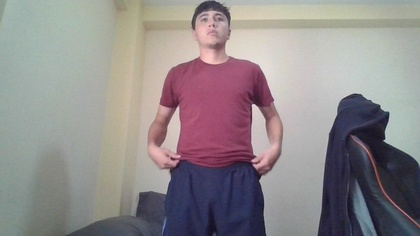
%> input picture proyecto-inteligencia-artificial/application/images/yo.jpg, 420 x 236 px, shrunk from 1280 x 720 before the run
$ octave image_division_regionprops.m   (GNU Octave 9; MATLAB toolbox functions it lacks are replaced by stand-ins)
%> lines starting %> are read from the running program, lines starting %| are printed output that depends on the picture; in (x1, y1, x2, y2) boxes, pixels count from 0 and x2, y2 are one past the last pixel; in counts of white or black regions, pixels touching at a corner belong together; the program's own positions count from 1
clc; clear; close all;

img_path = 'images\yo.jpg';
m = 1;
n = 2;

img = imread(img_path);
%> img is the input picture: size 236x420x3 uint8; mean R, G, B 145.2, 138.9, 140.2
imgGray = rgb2gray(img);
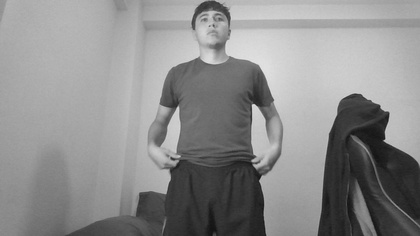
%> imgGray: size 236x420 uint8; min 19, max 229, mean 140.9
imgBw = im2bw(imgGray);
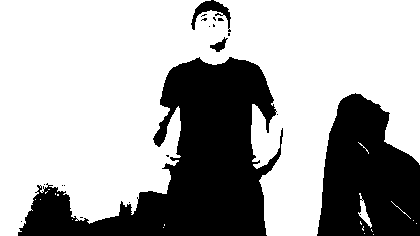
%> imgBw: size 236x420 logical; 67.4% white; 20 black regions (16 under 20 px)

props = regionprops(imgBw, 'Area', 'BoundingBox', 'Image');
%> props = 20 regions; largest, box (x1, y1, x2, y2) and Area: (0, 0, 420, 236) 66574, (358, 193, 372, 228) 164, (391, 201, 411, 219) 21, (358, 142, 369, 154) 17, (362, 226, 364, 231) 6
biggest_area = find([props.Area] == max([props.Area]));
%> biggest_area = 1
biggest_area_props = props(biggest_area);
%> biggest_area_props = 1 region; box (x1, y1, x2, y2) and Area: (0, 0, 420, 236) 66574

%% Bounding box
subplot(m,n,1);
imshow(img);
hold on
for area = 1: 7
    current_area = props(area);
    for i=1: length(current_area)
        rectangle('position', current_area.BoundingBox, 'EdgeColor','r','LineWidth',2);
    end
end
%> this loop made 7 passes
%> current_area on passes 1 to 7: {Area 66574, BoundingBox [0.5 0.5 420 236]}, {Area 1, BoundingBox [35.5 199.5 1 1], Image true}, {Area 1, BoundingBox [40.5 199.5 1 1], Image true}, {Area 4, BoundingBox [45.5 191.5 3 3]}, {Area 2, BoundingBox [48.5 189.5 2 1], Image [1 1]}, {Area 2, BoundingBox [55.5 193.5 1 2], Image [1 1]}, {Area 4, BoundingBox [57.5 194.5 2 2], Image [1 1 1 1]}

hold off
title('BoudingBox')
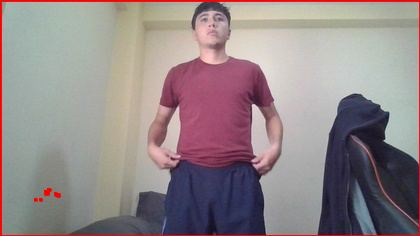
%> figure redrawn from the program's plot data; its title reads 'BoudingBox'

%% region props
props = regionprops(imgBw, 'Area', 'Centroid','BoundingBox');
%> props = 20 regions; largest, box (x1, y1, x2, y2), Area and Centroid: (0, 0, 420, 236) 66574 [190.8 95.1], (358, 193, 372, 228) 164 [364.9 213.1], (391, 201, 411, 219) 21 [401.7 210.6], (358, 142, 369, 154) 17 [364.4 148], (362, 226, 364, 231) 6 [363.7 229.2]
biggest_area = find([props.Area] == max([props.Area]));
biggest_area_props = props(biggest_area);
%> biggest_area_props = 1 region; box (x1, y1, x2, y2), Area and Centroid: (0, 0, 420, 236) 66574 [190.8 95.1]
imshow(imgBw);
hold on
for i=1: length(props)
    rectangle('position', props(i).BoundingBox, 'EdgeColor','r','LineWidth',2);
end
%> this loop made 20 passes
hold off
title('BoudingBox')

%% Image
subplot(m,n,2);
regionBox = props(biggest_area).BoundingBox;
%> regionBox = [0.5 0.5 420 236]
newImg1 = imcrop(img, regionBox);
imshow(props(biggest_area).Image);
%> (this line was passed over: imshow is not available in this run)
title('Image')
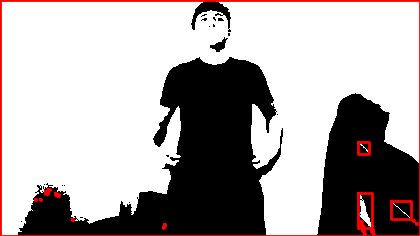
%> figure redrawn from the program's plot data; its title reads 'BoudingBox'

$ run again, with proyecto-inteligencia-artificial/application/images/1.jpg copied over proyecto-inteligencia-artificial/application/images/yo.jpg
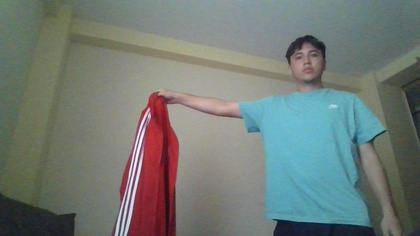
%> input picture proyecto-inteligencia-artificial/application/images/1.jpg, 420 x 236 px, shrunk from 1280 x 720 before the run
%> img is the input picture: size 236x420x3 uint8; mean R, G, B 114.3, 122.8, 118
%> `imgBw = im2bw(imgGray);`:
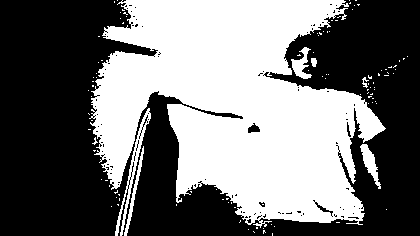
%> imgBw: size 236x420 logical; 44.9% white; 109 white regions (102 under 20 px)
%> `props = regionprops(imgBw, 'Area', 'BoundingBox', 'Image');`: props = 109 regions; largest, box (x1, y1, x2, y2) and Area: (89, 0, 386, 228) 42587, (115, 108, 151, 236) 673, (360, 144, 381, 189) 358, (291, 47, 312, 79) 306, (124, 146, 144, 236) 286
%> biggest_area = 4
%> `biggest_area_props = props(biggest_area);`: biggest_area_props = 1 region; box (x1, y1, x2, y2) and Area: (89, 0, 386, 228) 42587
%> the loop `for area = 1: 7` made 7 passes
%> current_area on passes 1 to 7: {Area 1, BoundingBox [88.5 90.5 1 1], Image true}, {Area 2, BoundingBox [88.5 113.5 2 2], Image [1 0 0 1]}, {Area 3, BoundingBox [88.5 129.5 3 1], Image [1 1 1]}, {Area 42587, BoundingBox [89.5 0.5 297 228]}, {Area 1, BoundingBox [91.5 96.5 1 1], Image true}, {Area 2, BoundingBox [91.5 120.5 2 1], Image [1 1]}, {Area 2, BoundingBox [92.5 81.5 2 1], Image [1 1]}
%> `props = regionprops(imgBw, 'Area', 'Centroid','BoundingBox');`: props = 109 regions; largest, box (x1, y1, x2, y2), Area and Centroid: (89, 0, 386, 228) 42587 [236.1 106], (115, 108, 151, 236) 673 [133 173.2], (360, 144, 381, 189) 358 [370.8 163.8], (291, 47, 312, 79) 306 [302 65.5], (124, 146, 144, 236) 286 [134.8 193.8]
%> `biggest_area_props = props(biggest_area);`: biggest_area_props = 1 region; box (x1, y1, x2, y2), Area and Centroid: (89, 0, 386, 228) 42587 [236.1 106]
%> the loop `for i=1: length(props)` made 109 passes
%> regionBox = [89.5 0.5 297 228]
%> `title('Image')`:
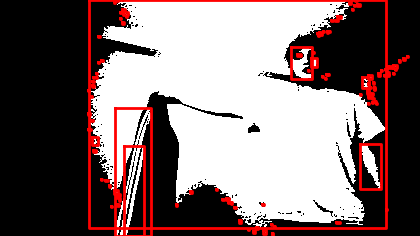
%> figure redrawn from the program's plot data; its title reads 'BoudingBox'

$ run again, with proyecto-inteligencia-artificial/application/images/3.jpg copied over proyecto-inteligencia-artificial/application/images/yo.jpg
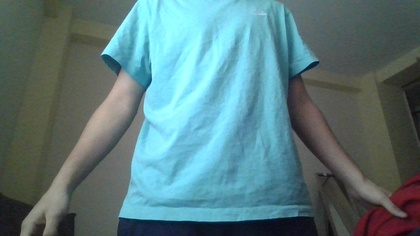
%> input picture proyecto-inteligencia-artificial/application/images/3.jpg, 420 x 236 px, shrunk from 1280 x 720 before the run
%> img is the input picture: size 236x420x3 uint8; mean R, G, B 90, 122, 125.5
%> `imgBw = im2bw(imgGray);`:
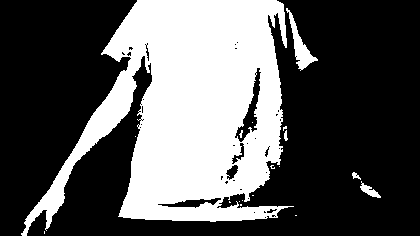
%> imgBw: size 236x420 logical; 34.9% white; 18 white regions (13 under 20 px)
%> `props = regionprops(imgBw, 'Area', 'BoundingBox', 'Image');`: props = 18 regions; largest, box (x1, y1, x2, y2) and Area: (21, 0, 294, 236) 33783, (286, 8, 318, 71) 547, (360, 181, 381, 198) 138, (352, 172, 361, 180) 36, (284, 130, 288, 141) 29
%> biggest_area = 1
%> `biggest_area_props = props(biggest_area);`: biggest_area_props = 1 region; box (x1, y1, x2, y2) and Area: (21, 0, 294, 236) 33783
%> the loop `for area = 1: 7` made 7 passes
%> current_area on passes 1 to 7: {Area 33783, BoundingBox [21.5 0.5 273 236]}, {Area 3, BoundingBox [44.5 231.5 1 3], Image [1 1 1]}, {Area 1, BoundingBox [135.5 136.5 1 1], Image true}, {Area 3, BoundingBox [229.5 201.5 2 2], Image [1 0 1 1]}, {Area 17, BoundingBox [239.5 130.5 4 8]}, {Area 1, BoundingBox [239.5 201.5 1 1], Image true}, {Area 4, BoundingBox [240.5 204.5 2 2], Image [1 1 1 1]}
%> `props = regionprops(imgBw, 'Area', 'Centroid','BoundingBox');`: props = 18 regions; largest, box (x1, y1, x2, y2), Area and Centroid: (21, 0, 294, 236) 33783 [191.3 109.6], (286, 8, 318, 71) 547 [300.8 47.3], (360, 181, 381, 198) 138 [370.1 191.5], (352, 172, 361, 180) 36 [356.3 176.4], (284, 130, 288, 141) 29 [286.3 136.5]
%> `biggest_area_props = props(biggest_area);`: biggest_area_props = 1 region; box (x1, y1, x2, y2), Area and Centroid: (21, 0, 294, 236) 33783 [191.3 109.6]
%> the loop `for i=1: length(props)` made 18 passes
%> regionBox = [21.5 0.5 273 236]
%> `title('Image')`:
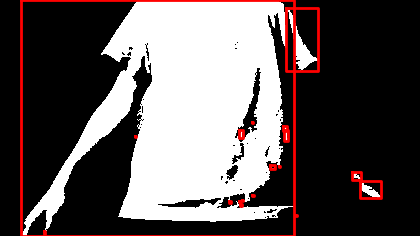
%> figure redrawn from the program's plot data; its title reads 'BoudingBox'
